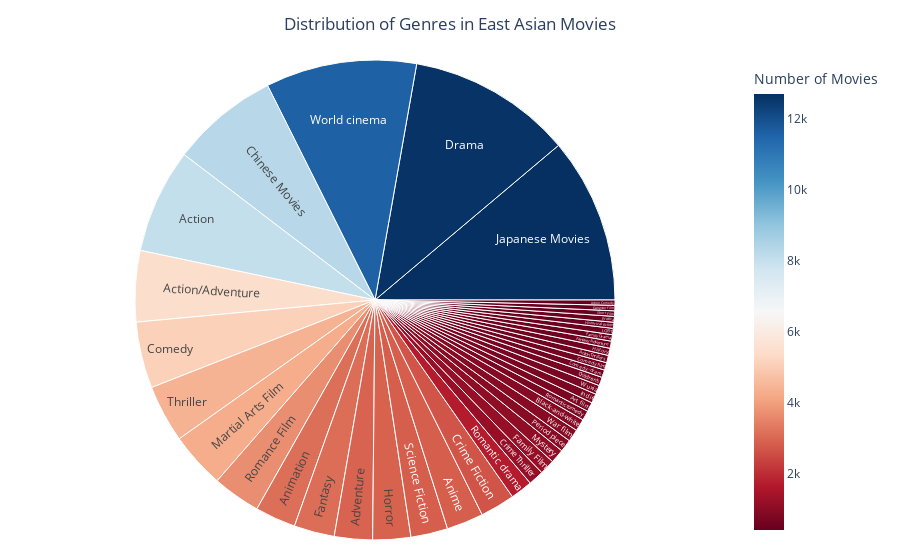

Here is the notebook cell this chart was saved with:
### Code cell
# Count the number of movies per genre
genre_counts = east_asian_exploded_genres['genres_list'].value_counts().reset_index()
genre_counts.columns = ['Genre', 'Count']

# Set a threshold for minimum movie count to include in the visualization
min_count_threshold = 400  # Adjust this value as needed

# Filter genres to include only those with count greater than or equal to the threshold
filtered_genre_counts = genre_counts[genre_counts['Count'] >= min_count_threshold]

# Create a sunburst chart using Plotly
fig = px.sunburst(
    filtered_genre_counts,
    path=['Genre'],
    values='Count',
    title='Distribution of Genres in East Asian Movies',
    color='Count',
    color_continuous_scale='RdBu',
)

# Customize layout for better readability
fig.update_layout(
    title_x=0.5,
    margin=dict(l=20, r=20, t=60, b=20),
    coloraxis_colorbar=dict(title="Number of Movies"),
)

# Show the plot
fig.show()

### Figure 1 — Plotly figure (JSON) as saved in the notebook; plotly's stock layout.template omitted (floating-point values rounded to 4 significant figures)
{"data": [{"branchvalues": "total", "customdata": [[8020], [404], [561], [5454], [2920], [3123], [2825], [714], [932], [657], [8257], [5088], [579], [581], [2665], [1181], [12611], [445], [495], [1159], [3106], [546], [416], [464], [554], [2911], [714], [12689], [484], [4275], [1075], [951], [3685], [739], [1692], [2833], [420], [4414], [951], [11583], [698]], "domain": {"x": [0, 1], "y": [0, 1]}, "hovertemplate": "labels=%{label}<br>Count_sum=%{value}<br>parent=%{parent}<br>id=%{id}<br>Count=%{color}<extra></extra>", "ids": ["Action", "Action Comedy", "Action Thrillers", "Action/Adventure", "Adventure", "Animation", "Anime", "Art film", "Black-and-white", "Children's", "Chinese Movies", "Comedy", "Comedy film", "Comedy-drama", "Crime Fiction", "Crime Thriller", "Drama", "Erotica", "Family Drama", "Family Film", "Fantasy", "Fantasy Adventure", "Gangster Film", "Historical fiction", "History", "Horror", "Indie", "Japanese Movies", "LGBT", "Martial Arts Film", "Mystery", "Period piece", "Romance Film", "Romantic comedy", "Romantic drama", "Science Fiction", "Short Film", "Thriller", "War film", "World cinema", "Wuxia"], "labels": ["Action", "Action Comedy", "Action Thrillers", "Action/Adventure", "Adventure", "Animation", "Anime", "Art film", "Black-and-white", "Children's", "Chinese Movies", "Comedy", "Comedy film", "Comedy-drama", "Crime Fiction", "Crime Thriller", "Drama", "Erotica", "Family Drama", "Family Film", "Fantasy", "Fantasy Adventure", "Gangster Film", "Historical fiction", "History", "Horror", "Indie", "Japanese Movies", "LGBT", "Martial Arts Film", "Mystery", "Period piece", "Romance Film", "Romantic comedy", "Romantic drama", "Science Fiction", "Short Film", "Thriller", "War film", "World cinema", "Wuxia"], "marker": {"coloraxis": "coloraxis", "colors": [8020, 404, 561, 5454, 2920, 3123, 2825, 714, 932, 657, 8257, 5088, 579, 581, 2665, 1181, 12611, 445, 495, 1159, 3106, 546, 416, 464, 554, 2911, 714, 12689, 484, 4275, 1075, 951, 3685, 739, 1692, 2833, 420, 4414, 951, 11583, 698]}, "name": "", "parents": ["", "", "", "", "", "", "", "", "", "", "", "", "", "", "", "", "", "", "", "", "", "", "", "", "", "", "", "", "", "", "", "", "", "", "", "", "", "", "", "", ""], "type": "sunburst", "values": [8020, 404, 561, 5454, 2920, 3123, 2825, 714, 932, 657, 8257, 5088, 579, 581, 2665, 1181, 12611, 445, 495, 1159, 3106, 546, 416, 464, 554, 2911, 714, 12689, 484, 4275, 1075, 951, 3685, 739, 1692, 2833, 420, 4414, 951, 11583, 698]}], "layout": {"coloraxis": {"colorbar": {"title": {"text": "Number of Movies"}}, "colorscale": [[0, "rgb(103,0,31)"], [0.1, "rgb(178,24,43)"], [0.2, "rgb(214,96,77)"], [0.3, "rgb(244,165,130)"], [0.4, "rgb(253,219,199)"], [0.5, "rgb(247,247,247)"], [0.6, "rgb(209,229,240)"], [0.7, "rgb(146,197,222)"], [0.8, "rgb(67,147,195)"], [0.9, "rgb(33,102,172)"], [1, "rgb(5,48,97)"]]}, "legend": {"tracegroupgap": 0}, "margin": {"b": 20, "l": 20, "r": 20, "t": 60}, "title": {"text": "Distribution of Genres in East Asian Movies", "x": 0.5}}}
